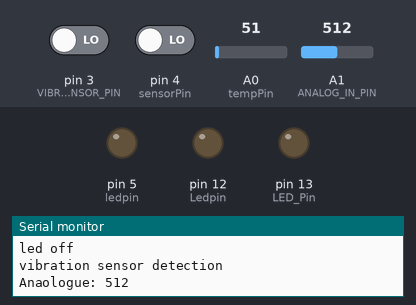
A sketch run on a simulated Arduino Uno, built with avr-gcc and run on an emulated ATmega328P. On the bench: output pins drawn as LEDs (lit = HIGH), the last lines printed to the serial monitor. Inputs (shaded band) come from the test bench; at power-on: A0 (tempPin) = 51, A1 (ANALOG_IN_PIN) = 512, pin 4 (sensorPin) LOW, pin 3 (VIBRATION_SENSOR_PIN) LOW.

Above: at 10.8 s.
10.9 s: A0 (tempPin) set to 56
At 18.3 s:
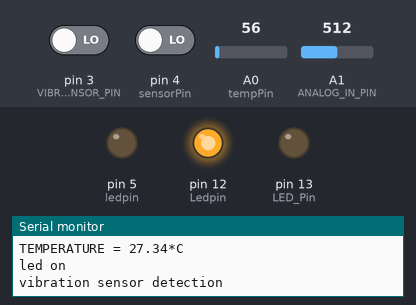
20.4 s: A1 (ANALOG_IN_PIN) set to 992
31.2 s: A1 (ANALOG_IN_PIN) set to 1018
At 40.1 s:
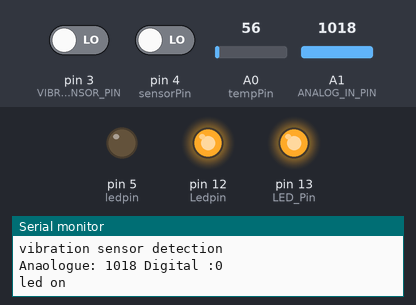
40.7 s: pin 4 (sensorPin) driven HIGH
At 42.4 s:
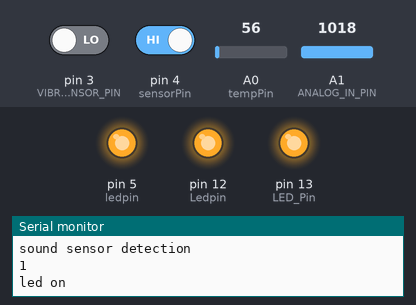
50.2 s: A0 (tempPin) set to 30
At 57.5 s:
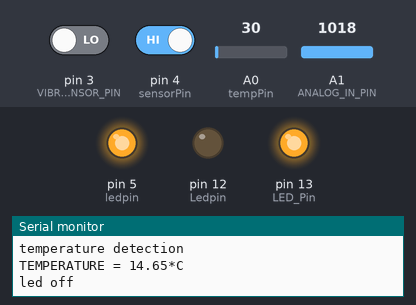
59.7 s: pin 4 (sensorPin) driven LOW
At 65.3 s:
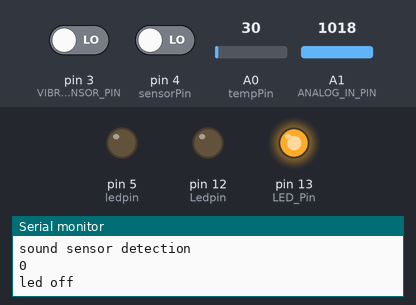
Timing chart, 0 to 66.8 s (numbered marks = the images above; inputs shaded):
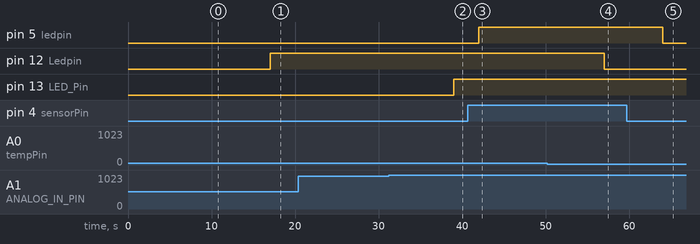

Measured:
- the behaviour switches between 51 and 52 on A0 (tempPin) (found by bisection; images 0 and 1)
- the behaviour switches between 999 and 1000 on A1 (ANALOG_IN_PIN) (found by bisection; images 1 and 2)
- after the input at 10.9 s, pin 12 (Ledpin): LOW → HIGH after 6.1 s
- after the input at 31.2 s, pin 13 (LED_Pin): LOW → HIGH after 7.8 s
- after the input at 40.7 s, pin 5 (ledpin): LOW → HIGH after 1.3 s
- after the input at 50.2 s, pin 12 (Ledpin): HIGH → LOW after 6.8 s
- after the input at 59.7 s, pin 5 (ledpin): HIGH → LOW after 4.3 s

The sketch:

MachinePerformanceDetector.ino
```cpp
#define ANALOG_IN_PIN A1
#define VIBRATION_SENSOR_PIN 3

float temp;
int tempPin = A0;

int sensorPin=4;
boolean val =0;


int motionDetected = HIGH;

int sensorVal = 0;

int LED_Pin=13;
int ledpin=5;
int Ledpin=12;

void setup()
{
   pinMode(LED_Pin, OUTPUT);
   pinMode(ledpin, OUTPUT);
   pinMode(Ledpin,OUTPUT);
   pinMode(sensorPin, INPUT);
   Serial.begin(115200);
}

void loop()
{
   Serial.println("vibration sensor detection");
   delay(1000);
   motionDetected = digitalRead(VIBRATION_SENSOR_PIN);
   sensorVal = analogRead(ANALOG_IN_PIN);
   Serial.print("Anaologue: ");
   Serial.print(sensorVal);
   delay(1000);
   Serial.print(" Digital :");
   Serial.println(motionDetected);
   delay(1000);
   if (sensorVal<1000)
   {
    Serial.println("led off");
    digitalWrite(LED_Pin, LOW);
  }
  else
  {
   Serial.println("led on");
   digitalWrite(LED_Pin, HIGH);
  }
  delay(2000);
  Serial.println("sound sensor detection");
  delay(1000);
    val =digitalRead(sensorPin);
    Serial.println (val);
   if (val==1)
  {
    Serial.println ("led on");
    digitalWrite(ledpin, HIGH);
    delay(2000);
  }
  else
  {
    Serial.println ("led off");
    digitalWrite(ledpin, LOW);
  }
  delay(2000);
   Serial.println("temperature detection");
   temp = analogRead(tempPin);
   temp = temp * 0.48828125;
   Serial.print("TEMPERATURE = ");
   Serial.print(temp); // display temperature value
   Serial.print("*C");
   Serial.println();
   if(temp>25)
   {
    Serial.println("led on");
   digitalWrite(Ledpin,HIGH);
   }
   else
   {
    Serial.println("led off");
    digitalWrite(Ledpin,LOW);
   }
   delay(1000);
 }
```
